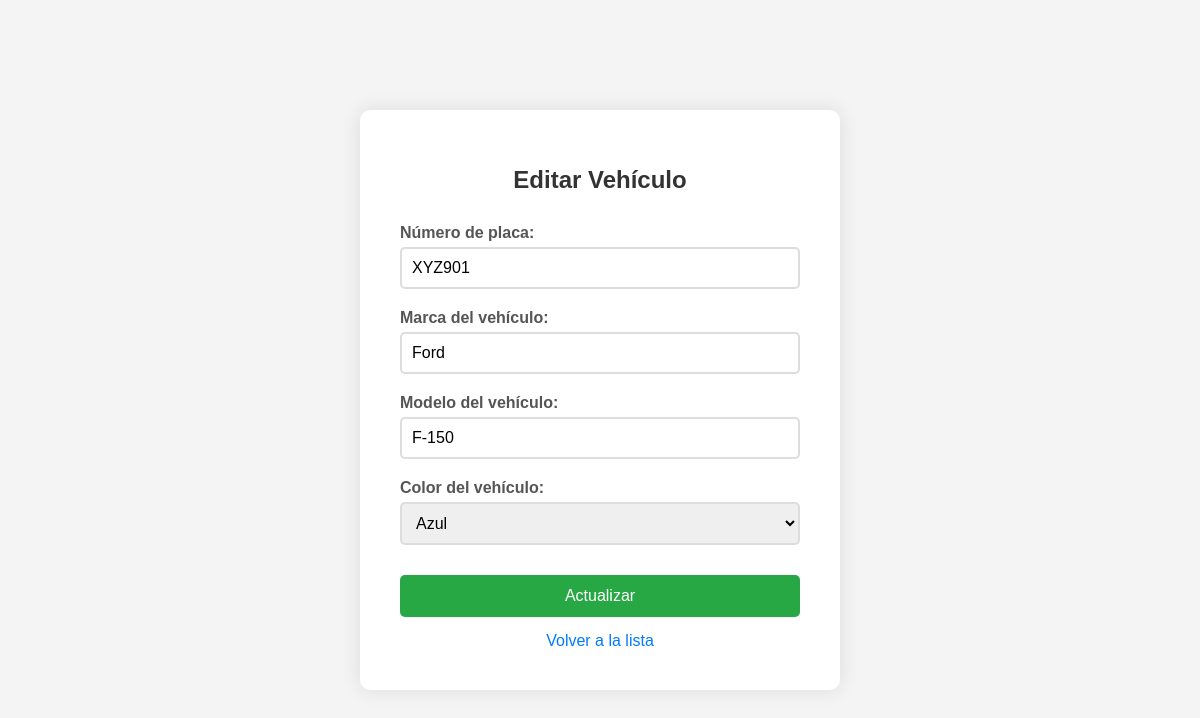
Screenshot of /3/update/ with the database file from the repository.
### vehiclesapp/models.py (models this page shows, shortened)
class Vehicle(models.Model):
    COLOR_CHOICES = [
        ('Rojo', 'Rojo'),
        ('Azul', 'Azul'),
        ('Verde', 'Verde'),
        ('Negro', 'Negro'),
        ('Blanco', 'Blanco'),
        ('Gris', 'Gris'),
        ('Plateado', 'Plateado'),
    ]
    numero_placa = models.CharField(max_length=10, verbose_name='Número de placa')
    marca = models.CharField(max_length=100, verbose_name='Marca del vehículo')
    modelo = models.CharField(max_length=100, verbose_name='Modelo del vehículo')
    color = models.CharField(max_length=50, choices=COLOR_CHOICES, verbose_name='Color del vehículo')

### vehiclesapp/views.py (the view)
# urls.py: path('<int:pk>/update/', views.vehicle_update, name='vehicle_update'),
def vehicle_update(request, pk):
    vehicle = get_object_or_404(Vehicle, pk=pk)
    if request.method == 'POST':
        form = VehicleForm(request.POST, instance=vehicle)
        if form.is_valid():
            form.save()
            return redirect('vehicle_list')
    else:
        form = VehicleForm(instance=vehicle)
    return render(request, 'update_view.html', {'form': form})

### vehiclesapp/forms.py
class VehicleForm(forms.ModelForm):
    class Meta:
        model = Vehicle
        fields = ['numero_placa', 'marca', 'modelo', 'color']
        labels = {
            'numero_placa': 'Número de placa',
            'marca': 'Marca del vehículo',
            'modelo': 'Modelo del vehículo',
            'color': 'Color del vehículo',
        }

### vehiclesapp/templates/update_view.html (shortened to what this page needs)
<!DOCTYPE html>
<html>
<head>
</head>
<body>
    <div class="container">
        <h1>Editar Vehículo</h1>
        <form method="post">
            <div class="form-group">
                <label for="id_numero_placa">Número de placa:</label>
                {{ form.numero_placa }}
            </div>
            <div class="form-group">
                <label for="id_marca">Marca del vehículo:</label>
                {{ form.marca }}
            </div>
            <div class="form-group">
                <label for="id_modelo">Modelo del vehículo:</label>
                {{ form.modelo }}
            </div>
            <div class="form-group">
                <label for="id_color">Color del vehículo:</label>
                {{ form.color }}
            </div>
            <button type="submit">Actualizar</button>
        </form>
        <a href="{% url 'vehicle_list' %}" class="back-link">Volver a la lista</a>
    </div>
</body>
</html>

### vehiclesapp/templates/update_view.html (style rules this page uses)
body { font-family: Arial, sans-serif; background-color: #f4f4f4; margin: 0; padding: 0; display: flex; justify-content: center; align-items: center; min-height: 100vh; }
.container { background: white; padding: 40px; border-radius: 10px; box-shadow: 0 0 20px rgba(0,0,0,0.1); width: 400px; text-align: center; }
h1 { color: #333; margin-bottom: 30px; font-size: 24px; }
.form-group { margin-bottom: 20px; text-align: left; }
label { display: block; margin-bottom: 5px; font-weight: bold; color: #555; }
input, select { width: 100%; padding: 10px; border: 2px solid #ddd; border-radius: 5px; font-size: 16px; box-sizing: border-box; }
button { background-color: #28a745; color: white; padding: 12px 30px; border: none; border-radius: 5px; font-size: 16px; cursor: pointer; width: 100%; margin-top: 10px; }
.back-link { display: block; margin-top: 15px; color: #007bff; text-decoration: none; }

### rows the page displays
Vehicle: numero_placa "XYZ901", marca "Ford", modelo "F-150", color "Azul"
